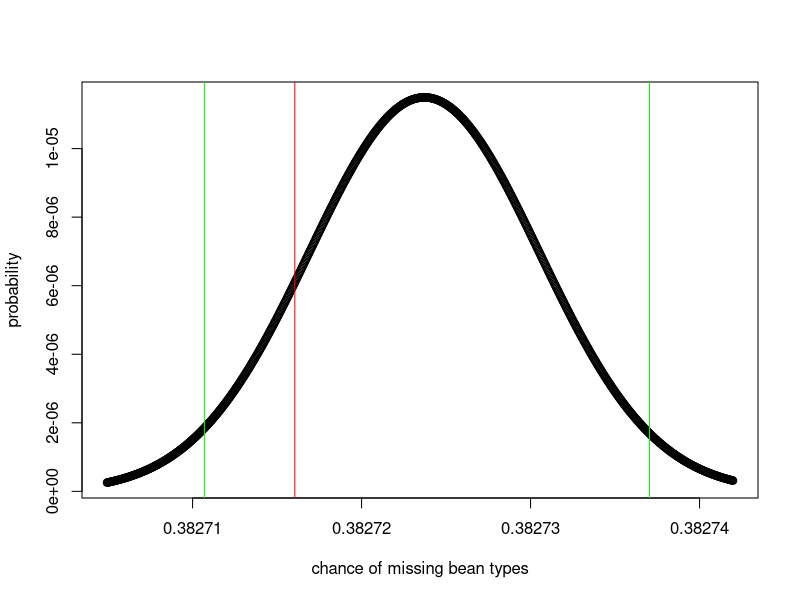

This figure's R source:
## Toy problem; 3 bean types, 5 bean ladle

analytic_p <- 93 / 243
delta_p <- 1 / 243

true_count <- sum(c(
  382748981, 38275176, 38271092, 38273464,
  38267967, 38275401, 38271099, 38271141,
  38258013, 38274030, 38266235, 38277299, 382739158, 382698050, 382723831
))
total_count <- sum(c(
  1000000000, 100000000, 100000000, 100000000,
  100000000, 100000000, 100000000, 100000000,
  100000000, 100000000, 100000000, 100000000, 1000000000, 1000000000, 1000000000
))



p_grid <- seq(
  from = analytic_p - delta_p,
  to = analytic_p + delta_p, length.out = 10000
)
likelihood <- dbinom(true_count, size = total_count, prob = p_grid)



## Calculate a confidence interval aka credible interval
samples <- sample(x = p_grid, prob = likelihood, replace = TRUE, size = 1e4)

print("95% credible interval: ")
quantiles95 <- quantile(x = samples, probs = c(.05 / 2, 1 - .05 / 2))
quantiles995 <- quantile(x = samples, probs = c(.005 / 2, 1 - .005 / 2))
print(quantiles95)
print(
  paste0(
    "analytic prediction: ", analytic_p
  )
)

## Percent of samples below the analytical one...
percent_below <- sum(samples < analytic_p) / length(samples) * 100
print(
  paste0(
    "Amount of distribution below analytic p: ",
    round(percent_below, digits = 2),
    "%"
  )
)


plot_grid <- seq(
  from = quantiles995[1],
  to = quantiles995[2],
  length.out = 1000
)
plot_likelihood <- dbinom(true_count, size = total_count, prob = plot_grid)

## Make a plot
plot(plot_grid, plot_likelihood,
  type = "b",
  xlab = "chance of missing bean types",
  ylab = "probability"
)
abline(v = analytic_p, col = "red")
abline(v = quantiles95[1], col = "green")
abline(v = quantiles95[2], col = "green")

## the answer to the original question
numerator <- choose(11, 10) * 10^140 -
  choose(11, 9) * 9^140 +
  choose(11, 8) * 8^140 -
  choose(11, 7) * 7^140 +
  choose(11, 6) * 6^140 -
  choose(11, 5) * 5^140 +
  choose(11, 4) * 4^140 -
  choose(11, 3) * 3^140 +
  choose(11, 2) * 2^140 -
  choose(11, 1) * 1^140

denominator <- 11^140

print(
  paste0(numerator, " / ", denominator, " = ", numerator / denominator)
)
